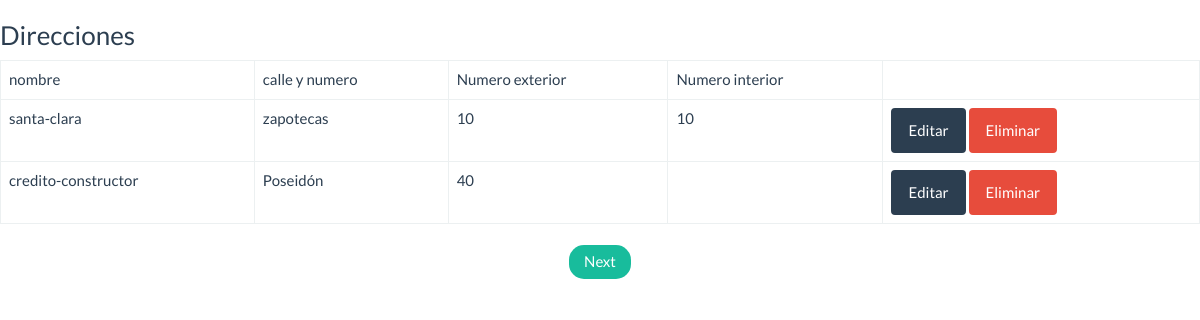
The app's page /direcciones/lista/, older data.
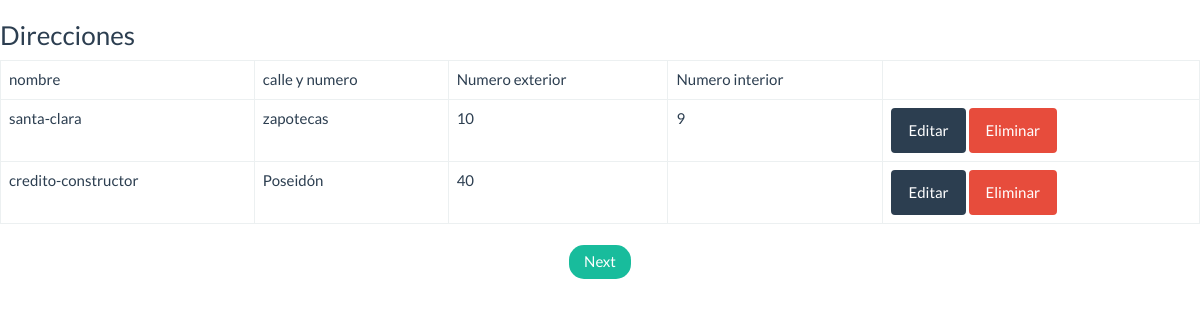
The same page, newer data.
### direcciones/models.py (models this page shows, shortened)
class Colonia(models.Model):
    codigo_postal = models.CharField(
        max_length=11, default='', blank=False, null=False)
    nombre = models.CharField(
        'Colonia', max_length=300, default='', null=False, blank=False)
    municipio = models.CharField(
        'Delegacion o municipio', max_length=60, default='',
         blank=False, null=False)
    ciudad = models.CharField(
        'Ciudad', max_length=128, default='', blank=False, null=False)
    estado = models.CharField(
        'Estado', max_length=60, default='DF', blank=False, null=False)
    pais = models.CharField(
        'Pais', default='Mexico', max_length=300, blank=False, null=False)

class Direccion(Colonia):
    slug = models.SlugField(max_length=300)
    calle_y_numero = models.CharField(
        'Calle y numero', max_length=300, null=False, blank=False, default='',
         editable=False)
    calle = models.CharField(
        'Calle', max_length=220, null=False, blank=False, default='')
    numero_exterior = models.CharField(
        'Numero exterior', max_length=40, null=False, blank=False, default='')
    numero_interior = models.CharField(
        'Numero interior', max_length=40, null=False, blank=True, default='')
    longitud = models.DecimalField('Coordenadas UTM-E', max_digits=17,
        decimal_places=14, null=False, blank=True, default=0)
    latitud = models.DecimalField('Coordenadas UTM-N', max_digits=17,
        decimal_places=14, null=False, blank=True, default=0)
    enlace_mapa = models.URLField(blank=True, null=False, default='')
    creado_el = models.DateTimeField(default=datetime.now, editable=False)
    modificado_el = models.DateTimeField(auto_now_add=True)
    class Meta:
        verbose_name_plural = 'Direcciones'

### direcciones/views.py (the view)
class DireccionListView(ListView):
    model = Direccion
    template_name = "direccion_list.html"
    paginate_by = 2

### templates/direccion_list.html (shortened to what this page needs)
{% extends 'base.html' %}
{% block header %}
	<h3>Direcciones</h3>
{% endblock header %}
{% block content %}
<table class="table table-bordered">
	<thead>
		<tr>
			<td>nombre</td>
			<td>calle y numero</td>
			<td>Numero exterior</td>
			<td>Numero interior</td>
		</tr>
	</thead>
	<tbody>
	{% if object_list %}
	{% for direccion in object_list %}
	<tr>
		<td>{{direccion.slug}}</td>
		<td>{{direccion.calle}}</td>
		<td>{{direccion.numero_exterior}}</td>
		<td>{{direccion.numero_interior}}</td>
		<td>
			<a class="btn btn-primary" href="{% url 'direcciones:direccion_editar' direccion.id%}">Editar</a>
			<a class="btn btn-danger" href="{% url 'direcciones:direccion_eliminar' direccion.id%}">Eliminar</a>
		</td>
	</tr>
	{% endfor %}
		{% else %}
		<h3>No hay direcciones</h3>
	{% endif %}
	</tbody>
</table>
<ul class="pager">
	<li>
		{% if page_obj.has_next %}
     	 <a href="?page={{ page_obj.next_page_number }}">Next</a>
    	{% endif %}
	</li>
</ul>
	{% endblock content %}

### templates/base.html (shortened to what this page needs)
{% load staticfiles %}
<!DOCTYPE html>
<html lang="en">
<head>
<link rel="stylesheet" href="{% static "css/bootstrap.min.css" %}">
</head>
<body>
{% block header %}{% endblock header %}
{% block content %}{% endblock content %}
</body>
</html>

Row changes from the older to the newer data that the page shows:
changed Direccion "santa-clara": numero_interior "10" → "9"
